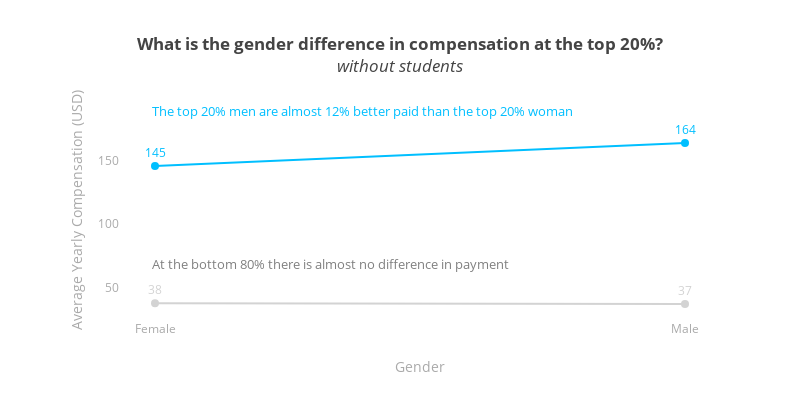

Here is the notebook cell this chart was saved with:
### Code cell
# Grouping data to get compensation per gender of Top20% and Bottom 80%
barplot = personal_data[not_student_mask].groupby(['gender', 'top20_no_students'], as_index=False)['yearly_compensation_numerical'].mean()
barplot = barplot[(barplot['gender'] == 'Female') | (barplot['gender'] == 'Male')]
barplot.columns = ['x', 'gender', 'y']

# Creates annotations
annot_dict = [{'x': 0.05, 'y': 180, 'text': 'The top 20% men are almost 12% better paid than the top 20% woman','color': 'deepskyblue'},
              {'x': 0.05, 'y': 60, 'text': 'At the bottom 80% there is almost no difference in payment','color': 'gray'}]

# Creates layout
layout = gen_layout('<b>What is the gender difference in compensation at the top 20%?</b><br><i>without students</i>', 
                    'Gender', 
                    'Average Yearly Compensation (USD)',
                    120, 
                    400,
                    gen_annotations(annot_dict)
                    )
# Make plot
fig = go.Figure(data=gen_lines(barplot, 'gender'), 
                layout=layout)
iplot(fig, filename='color-bar')

### Figure 1 — Plotly figure (JSON) as saved in the notebook; plotly's stock layout.template omitted (floating-point values rounded to 4 significant figures)
{"data": [{"connectgaps": true, "hoverinfo": "none", "line": {"color": "lightgray", "width": 2}, "marker": {"color": "lightgray", "size": 8}, "mode": "lines+markers+text", "text": [38, 37], "textfont": {"color": "lightgray", "size": 12}, "textposition": "top center", "type": "scatter", "uid": "c2886274-f97f-4427-9118-f2b8224f3834", "x": ["Female", "Male"], "y": [38.05, 37.44]}, {"connectgaps": true, "hoverinfo": "none", "line": {"color": "deepskyblue", "width": 2}, "marker": {"color": "deepskyblue", "size": 8}, "mode": "lines+markers+text", "text": [145, 164], "textfont": {"color": "deepskyblue", "size": 12}, "textposition": "top center", "type": "scatter", "uid": "197f5300-4751-43e5-9d30-c4a78579ceaa", "x": ["Female", "Male"], "y": [145.5, 163.6]}], "layout": {"annotations": [{"font": {"color": "deepskyblue", "size": 13}, "showarrow": false, "text": "The top 20% men are almost 12% better paid than the top 20% woman", "x": 0.05, "xanchor": "left", "xref": "paper", "y": 180, "yanchor": "bottom"}, {"font": {"color": "gray", "size": 13}, "showarrow": false, "text": "At the bottom 80% there is almost no difference in payment", "x": 0.05, "xanchor": "left", "xref": "paper", "y": 60, "yanchor": "bottom"}], "height": 400, "margin": {"l": 120}, "showlegend": false, "title": {"text": "<b>What is the gender difference in compensation at the top 20%?</b><br><i>without students</i>"}, "width": 800, "xaxis": {"color": "#AAAAAA", "showgrid": false, "title": {"font": {"color": "#AAAAAA"}, "text": "Gender"}}, "yaxis": {"color": "#AAAAAA", "showgrid": false, "title": {"font": {"color": "#AAAAAA"}, "text": "Average Yearly Compensation (USD)"}}}}
